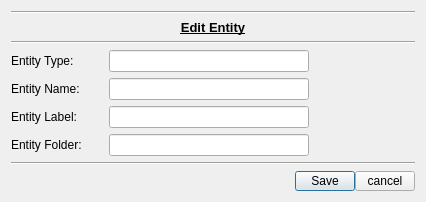
<?xml version="1.0" encoding="UTF-8"?>
<ui version="4.0">
 <class>dial_entity</class>
 <widget class="QDialog" name="dial_entity">
  <property name="geometry">
   <rect>
    <x>0</x>
    <y>0</y>
    <width>426</width>
    <height>201</height>
   </rect>
  </property>
  <property name="windowTitle">
   <string>Entity Dialog</string>
  </property>
  <layout class="QGridLayout" name="gridLayout">
   <item row="0" column="0">
    <widget class="Line" name="line_3">
     <property name="orientation">
      <enum>Qt::Horizontal</enum>
     </property>
    </widget>
   </item>
   <item row="1" column="0">
    <widget class="QLabel" name="l_message">
     <property name="maximumSize">
      <size>
       <width>16777215</width>
       <height>16777215</height>
      </size>
     </property>
     <property name="font">
      <font>
       <pointsize>10</pointsize>
       <weight>75</weight>
       <bold>true</bold>
       <underline>true</underline>
      </font>
     </property>
     <property name="text">
      <string>Edit Entity</string>
     </property>
     <property name="alignment">
      <set>Qt::AlignCenter</set>
     </property>
    </widget>
   </item>
   <item row="2" column="0">
    <widget class="Line" name="line_2">
     <property name="orientation">
      <enum>Qt::Horizontal</enum>
     </property>
    </widget>
   </item>
   <item row="3" column="0">
    <layout class="QHBoxLayout" name="hl_entityType">
     <item>
      <widget class="QLabel" name="l_entityType">
       <property name="minimumSize">
        <size>
         <width>92</width>
         <height>0</height>
        </size>
       </property>
       <property name="maximumSize">
        <size>
         <width>92</width>
         <height>16777215</height>
        </size>
       </property>
       <property name="text">
        <string>Entity Type: </string>
       </property>
      </widget>
     </item>
     <item>
      <widget class="QLineEdit" name="le_entityType">
       <property name="minimumSize">
        <size>
         <width>200</width>
         <height>0</height>
        </size>
       </property>
       <property name="maximumSize">
        <size>
         <width>100</width>
         <height>16777215</height>
        </size>
       </property>
       <property name="readOnly">
        <bool>true</bool>
       </property>
      </widget>
     </item>
     <item>
      <spacer name="horizontalSpacer_7">
       <property name="orientation">
        <enum>Qt::Horizontal</enum>
       </property>
       <property name="sizeHint" stdset="0">
        <size>
         <width>40</width>
         <height>20</height>
        </size>
       </property>
      </spacer>
     </item>
    </layout>
   </item>
   <item row="4" column="0">
    <layout class="QHBoxLayout" name="hl_entityName">
     <item>
      <widget class="QLabel" name="l_entityName">
       <property name="minimumSize">
        <size>
         <width>92</width>
         <height>0</height>
        </size>
       </property>
       <property name="maximumSize">
        <size>
         <width>92</width>
         <height>16777215</height>
        </size>
       </property>
       <property name="text">
        <string>Entity Name: </string>
       </property>
      </widget>
     </item>
     <item>
      <widget class="QLineEdit" name="le_entityName">
       <property name="minimumSize">
        <size>
         <width>200</width>
         <height>0</height>
        </size>
       </property>
       <property name="maximumSize">
        <size>
         <width>100</width>
         <height>16777215</height>
        </size>
       </property>
      </widget>
     </item>
     <item>
      <spacer name="horizontalSpacer_4">
       <property name="orientation">
        <enum>Qt::Horizontal</enum>
       </property>
       <property name="sizeHint" stdset="0">
        <size>
         <width>40</width>
         <height>20</height>
        </size>
       </property>
      </spacer>
     </item>
    </layout>
   </item>
   <item row="5" column="0">
    <layout class="QHBoxLayout" name="hl_entityLabel">
     <item>
      <widget class="QLabel" name="l_entityLabel">
       <property name="minimumSize">
        <size>
         <width>92</width>
         <height>0</height>
        </size>
       </property>
       <property name="maximumSize">
        <size>
         <width>92</width>
         <height>16777215</height>
        </size>
       </property>
       <property name="text">
        <string>Entity Label: </string>
       </property>
      </widget>
     </item>
     <item>
      <widget class="QLineEdit" name="le_entityLabel">
       <property name="minimumSize">
        <size>
         <width>200</width>
         <height>0</height>
        </size>
       </property>
       <property name="maximumSize">
        <size>
         <width>100</width>
         <height>16777215</height>
        </size>
       </property>
      </widget>
     </item>
     <item>
      <spacer name="horizontalSpacer_5">
       <property name="orientation">
        <enum>Qt::Horizontal</enum>
       </property>
       <property name="sizeHint" stdset="0">
        <size>
         <width>40</width>
         <height>20</height>
        </size>
       </property>
      </spacer>
     </item>
    </layout>
   </item>
   <item row="6" column="0">
    <layout class="QHBoxLayout" name="hl_entityFolder">
     <item>
      <widget class="QLabel" name="l_entityFolder">
       <property name="minimumSize">
        <size>
         <width>92</width>
         <height>0</height>
        </size>
       </property>
       <property name="maximumSize">
        <size>
         <width>92</width>
         <height>16777215</height>
        </size>
       </property>
       <property name="text">
        <string>Entity Folder: </string>
       </property>
      </widget>
     </item>
     <item>
      <widget class="QLineEdit" name="le_entityFolder">
       <property name="minimumSize">
        <size>
         <width>200</width>
         <height>0</height>
        </size>
       </property>
       <property name="maximumSize">
        <size>
         <width>100</width>
         <height>16777215</height>
        </size>
       </property>
      </widget>
     </item>
     <item>
      <spacer name="horizontalSpacer_6">
       <property name="orientation">
        <enum>Qt::Horizontal</enum>
       </property>
       <property name="sizeHint" stdset="0">
        <size>
         <width>40</width>
         <height>20</height>
        </size>
       </property>
      </spacer>
     </item>
    </layout>
   </item>
   <item row="7" column="0">
    <widget class="Line" name="line">
     <property name="orientation">
      <enum>Qt::Horizontal</enum>
     </property>
    </widget>
   </item>
   <item row="8" column="0">
    <layout class="QHBoxLayout" name="hl_buttons">
     <property name="spacing">
      <number>0</number>
     </property>
     <item>
      <spacer name="horizontalSpacer">
       <property name="orientation">
        <enum>Qt::Horizontal</enum>
       </property>
       <property name="sizeHint" stdset="0">
        <size>
         <width>40</width>
         <height>10</height>
        </size>
       </property>
      </spacer>
     </item>
     <item>
      <widget class="QPushButton" name="pb_save">
       <property name="maximumSize">
        <size>
         <width>60</width>
         <height>20</height>
        </size>
       </property>
       <property name="text">
        <string>Save</string>
       </property>
      </widget>
     </item>
     <item>
      <widget class="QPushButton" name="pb_cancel">
       <property name="maximumSize">
        <size>
         <width>60</width>
         <height>20</height>
        </size>
       </property>
       <property name="text">
        <string>cancel</string>
       </property>
      </widget>
     </item>
    </layout>
   </item>
  </layout>
 </widget>
 <resources/>
 <connections/>
</ui>
